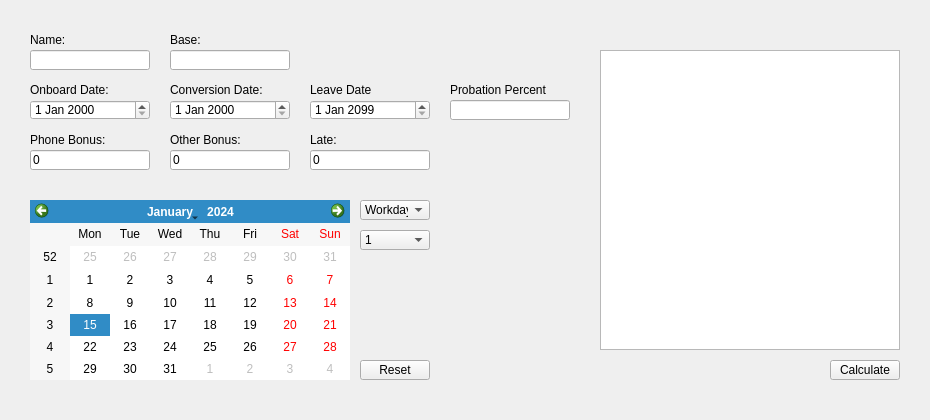
<?xml version="1.0" encoding="UTF-8"?>
<ui version="4.0">
    <class>HRMain</class>
    <widget class="QMainWindow" name="HRMain">
        <property name="geometry">
            <rect>
                <x>0</x>
                <y>0</y>
                <width>930</width>
                <height>420</height>
            </rect>
        </property>
        <property name="windowTitle">
            <string>H (Happy) &amp; R (Rich)</string>
        </property>
        <widget class="QWidget" name="MainWidget">
            <widget class="QLineEdit" name="NameEdit">
                <property name="geometry">
                    <rect>
                        <x>30</x>
                        <y>50</y>
                        <width>120</width>
                        <height>20</height>
                    </rect>
                </property>
            </widget>
            <widget class="QDateEdit" name="OnboardDate">
                <property name="geometry">
                    <rect>
                        <x>30</x>
                        <y>100</y>
                        <width>120</width>
                        <height>20</height>
                    </rect>
                </property>
            </widget>
            <widget class="QDateEdit" name="ConversionDate">
                <property name="geometry">
                    <rect>
                        <x>170</x>
                        <y>100</y>
                        <width>120</width>
                        <height>20</height>
                    </rect>
                </property>
            </widget>
            <widget class="QDateEdit" name="LeaveDate">
                <property name="geometry">
                    <rect>
                        <x>310</x>
                        <y>100</y>
                        <width>120</width>
                        <height>20</height>
                    </rect>
                </property>
                <property name="dateTime">
                    <datetime>
                        <hour>0</hour>
                        <minute>0</minute>
                        <second>0</second>
                        <year>2099</year>
                        <month>1</month>
                        <day>1</day>
                    </datetime>
                </property>
            </widget>
            <widget class="QLineEdit" name="ProbationEdit">
                <property name="geometry">
                    <rect>
                        <x>450</x>
                        <y>100</y>
                        <width>120</width>
                        <height>20</height>
                    </rect>
                </property>
            </widget>
            <widget class="QLabel" name="NameLabel">
                <property name="geometry">
                    <rect>
                        <x>30</x>
                        <y>30</y>
                        <width>120</width>
                        <height>20</height>
                    </rect>
                </property>
                <property name="text">
                    <string>Name:</string>
                </property>
            </widget>
            <widget class="QLabel" name="ProbationLabel">
                <property name="geometry">
                    <rect>
                        <x>450</x>
                        <y>80</y>
                        <width>120</width>
                        <height>20</height>
                    </rect>
                </property>
                <property name="text">
                    <string>Probation Percent</string>
                </property>
            </widget>
            <widget class="QLabel" name="OnboardLabel">
                <property name="geometry">
                    <rect>
                        <x>30</x>
                        <y>80</y>
                        <width>120</width>
                        <height>20</height>
                    </rect>
                </property>
                <property name="text">
                    <string>Onboard Date:</string>
                </property>
            </widget>
            <widget class="QLabel" name="ConversionLabel">
                <property name="geometry">
                    <rect>
                        <x>170</x>
                        <y>80</y>
                        <width>120</width>
                        <height>20</height>
                    </rect>
                </property>
                <property name="text">
                    <string>Conversion Date:</string>
                </property>
            </widget>
            <widget class="QLabel" name="LeaveLabel">
                <property name="geometry">
                    <rect>
                        <x>310</x>
                        <y>80</y>
                        <width>120</width>
                        <height>20</height>
                    </rect>
                </property>
                <property name="text">
                    <string>Leave Date</string>
                </property>
            </widget>
            <widget class="QLineEdit" name="PhoneEdit">
                <property name="geometry">
                    <rect>
                        <x>30</x>
                        <y>150</y>
                        <width>120</width>
                        <height>20</height>
                    </rect>
                </property>
                <property name="text">
                    <string>0</string>
                </property>
            </widget>
            <widget class="QLineEdit" name="OtherEdit">
                <property name="geometry">
                    <rect>
                        <x>170</x>
                        <y>150</y>
                        <width>120</width>
                        <height>20</height>
                    </rect>
                </property>
                <property name="text">
                    <string>0</string>
                </property>
            </widget>
            <widget class="QLineEdit" name="LateEdit">
                <property name="geometry">
                    <rect>
                        <x>310</x>
                        <y>150</y>
                        <width>120</width>
                        <height>20</height>
                    </rect>
                </property>
                <property name="text">
                    <string>0</string>
                </property>
            </widget>
            <widget class="QLabel" name="PhoneLabel">
                <property name="geometry">
                    <rect>
                        <x>30</x>
                        <y>130</y>
                        <width>120</width>
                        <height>20</height>
                    </rect>
                </property>
                <property name="text">
                    <string>Phone Bonus:</string>
                </property>
            </widget>
            <widget class="QLabel" name="OtherLabel">
                <property name="geometry">
                    <rect>
                        <x>170</x>
                        <y>130</y>
                        <width>120</width>
                        <height>20</height>
                    </rect>
                </property>
                <property name="text">
                    <string>Other Bonus:</string>
                </property>
            </widget>
            <widget class="QCalendarWidget" name="AttendationCalendar">
                <property name="geometry">
                    <rect>
                        <x>30</x>
                        <y>200</y>
                        <width>320</width>
                        <height>180</height>
                    </rect>
                </property>
            </widget>
            <widget class="QPushButton" name="ResetButton">
                <property name="geometry">
                    <rect>
                        <x>360</x>
                        <y>360</y>
                        <width>70</width>
                        <height>20</height>
                    </rect>
                </property>
                <property name="text">
                    <string>Reset</string>
                </property>
            </widget>
            <widget class="QComboBox" name="DateType">
                <property name="geometry">
                    <rect>
                        <x>360</x>
                        <y>200</y>
                        <width>70</width>
                        <height>20</height>
                    </rect>
                </property>
                <item>
                    <property name="text">
                        <string>Workday</string>
                    </property>
                </item>
                <item>
                    <property name="text">
                        <string>Weekend</string>
                    </property>
                </item>
                <item>
                    <property name="text">
                        <string>Holiday</string>
                    </property>
                </item>
                <item>
                    <property name="text">
                        <string>Sick Leave</string>
                    </property>
                </item>
                <item>
                    <property name="text">
                        <string>Annual Leave</string>
                    </property>
                </item>
                <item>
                    <property name="text">
                        <string>Personal Leave</string>
                    </property>
                </item>
                <item>
                    <property name="text">
                        <string>Funeral Leave</string>
                    </property>
                </item>
                <item>
                    <property name="text">
                        <string>Marriage Leave</string>
                    </property>
                </item>
                <item>
                    <property name="text">
                        <string>Maternity Leave</string>
                    </property>
                </item>
                <item>
                    <property name="text">
                        <string>Overtime</string>
                    </property>
                </item>
            </widget>
            <widget class="QComboBox" name="Days">
                <property name="geometry">
                    <rect>
                        <x>360</x>
                        <y>230</y>
                        <width>70</width>
                        <height>20</height>
                    </rect>
                </property>
                <item>
                    <property name="text">
                        <string>1</string>
                    </property>
                </item>
                <item>
                    <property name="text">
                        <string>0.5</string>
                    </property>
                </item>
                <item>
                    <property name="text">
                        <string>2</string>
                    </property>
                </item>
            </widget>
            <widget class="QTableWidget" name="SummaryTable">
                <property name="geometry">
                    <rect>
                        <x>600</x>
                        <y>50</y>
                        <width>300</width>
                        <height>300</height>
                    </rect>
                </property>
            </widget>
            <widget class="QPushButton" name="CalculateButton">
                <property name="geometry">
                    <rect>
                        <x>830</x>
                        <y>360</y>
                        <width>70</width>
                        <height>20</height>
                    </rect>
                </property>
                <property name="text">
                    <string>Calculate</string>
                </property>
            </widget>
            <widget class="QLabel" name="LateLabel">
                <property name="geometry">
                    <rect>
                        <x>310</x>
                        <y>130</y>
                        <width>120</width>
                        <height>20</height>
                    </rect>
                </property>
                <property name="text">
                    <string>Late:</string>
                </property>
            </widget>
            <widget class="QLineEdit" name="BaseEdit">
                <property name="geometry">
                    <rect>
                        <x>170</x>
                        <y>50</y>
                        <width>120</width>
                        <height>20</height>
                    </rect>
                </property>
            </widget>
            <widget class="QLabel" name="BaseLabel">
                <property name="geometry">
                    <rect>
                        <x>170</x>
                        <y>30</y>
                        <width>120</width>
                        <height>20</height>
                    </rect>
                </property>
                <property name="text">
                    <string>Base:</string>
                </property>
            </widget>
        </widget>
    </widget>
    <resources/>
    <connections/>
</ui>
